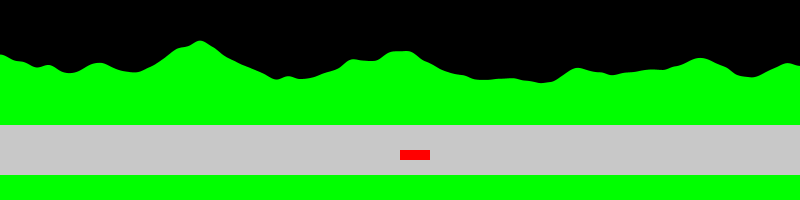
Frame 1 (no input)
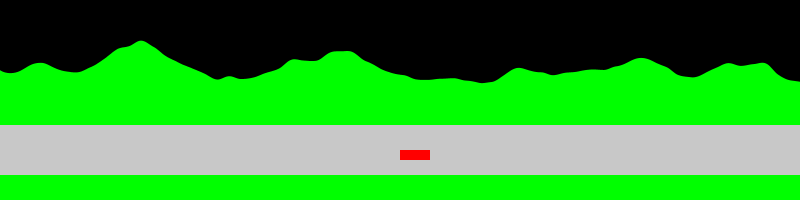
Frame 60 (the mouse pressed at the canvas centre just before this capture)
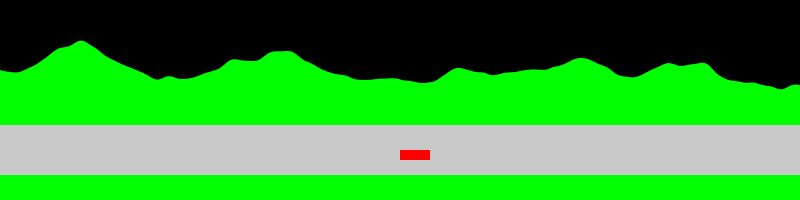
Frame 120 (the mouse held since frame 60 and released just before this capture)

The Processing sketch that drew these frames (run headless with seeded random() and noise(); from frame 60 on, the mouse is pressed at the canvas centre):

// Processing sketch: topic2_6
// ── topic2_6.pde
// Felipe Ramires and Hans Nielen for Algorithms in Create
// April 2021

  int x=0;                  //set global variables
  float xoff,start=0.0;
  float xincrement=0.01;
void setup(){
  size(800, 200);            //set size, stroke and framerate
  noStroke();
}

void draw() {
  background(0);            //set standard shapes and colors for scene
  fill(0, 255, 0);
  rect(0, 100, 800, 100);
  fill(200, 200, 200);
  rect(0, 125, 800, 50);
  fill(255, 0, 0);
  rect(width/2, 150, 30, 10);
  fill(0, 255, 0); 
  beginShape();             //start shape for background terrain
  xoff = start;  
  for (x=0; x<=width; x++) {    //set coordinates for the entire screen
    vertex(x, 100-(noise(xoff)*75));  //use noise function to create terrain visual
    xoff += xincrement;      //move forward in noise domain
  }
  start += xincrement;
  vertex(800, 100);          //bottom parts of background terrain shape
  vertex(0, 100); 
  endShape();
}
